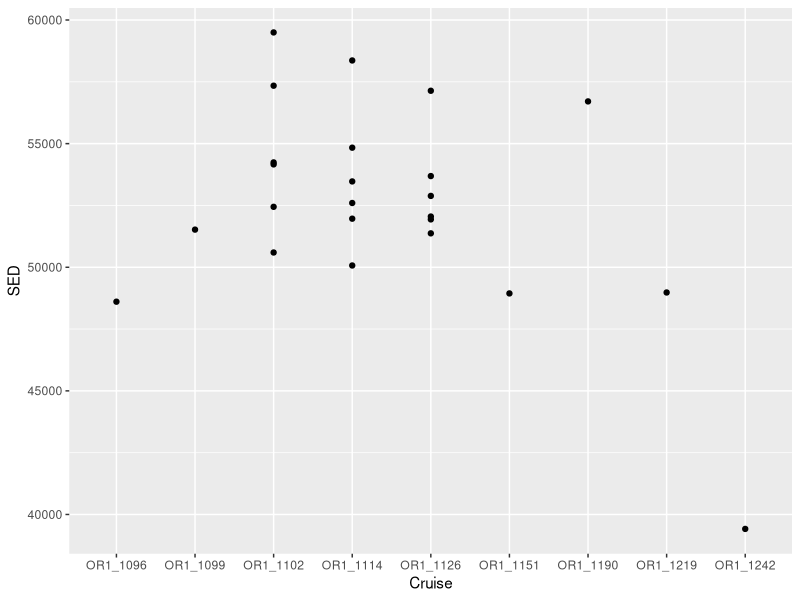
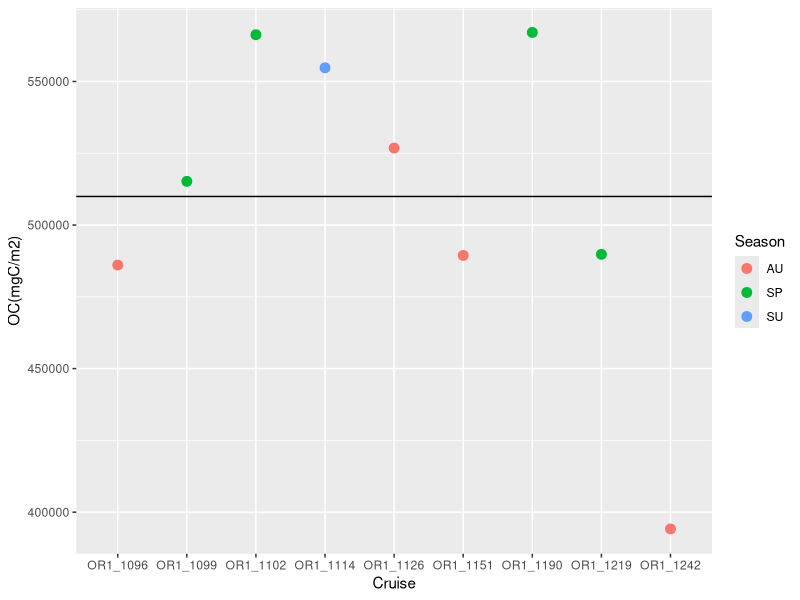

These charts were generated, in order, by the following R code:
rm(list = ls())
library(readxl)
library(dplyr)
library(writexl)
library(openxlsx)
#Sediment####
GPSC_sediment <- read_excel("data/GPSC_sediment/GPSC_sediment_2021.08.16_ysl.xlsx", 
                            col_types = c("text", "text", "text", 
                                          "text", "numeric", "numeric", "numeric", 
                                          "numeric", "numeric", "numeric", 
                                          "numeric", "numeric", "numeric", 
                                          "numeric", "numeric", "numeric", 
                                          "numeric", "text", "text", "numeric"))
GS1_sed<-GPSC_sediment %>% filter(Station=="GS1"&Cruise!="OR1_1132")%>%  filter(TOC!="NA")
colnames(GS1_sed)
volume<-pi*(10.5/2)^2*1#cm3
area<-pi*(10.5/2)^2/10000 #m2
density<-2.65#sediment bulk density g/cm3 (Eleftheriou, 2013)

y<- GS1_sed %>% 
  group_by(Cruise, Station, Deployment, Section,TOC)%>%
  summarise(OC=volume*TOC/100,#g
            SED=OC*1000/area) %>% #mg/m2
  group_by(Cruise, Station,Deployment,Section) %>% 
  summarise(SED=SED)
library(ggplot2)
y %>% 
  ggplot(aes(x = Cruise, y = SED))+
  geom_point()
ylab("OC(mgC/m2)")

multilayer<- c("OR1_1102","OR1_1114","OR1_1126")

# multilayer 0-5 cm
ml_0_5<- c("0-1", "1-2", "2-3", "3-4", "4-5")

ml_sum05<-subset(y, Cruise %in% multilayer & Section %in% ml_0_5, Cruise & SED) %>% 
  group_by(Cruise)  %>% 
  summarize(SED=sum(SED=SED))
ml_sum910<-y %>% 
  filter(Section=="9-10") %>%
  group_by(Cruise) %>% 
  summarise(SED=5*SED)
ml_sum<-rbind(ml_sum05,ml_sum910) %>% group_by(Cruise) %>% 
  summarise(SED=sum(SED))

`%!in%`<- Negate(`%in%`)

sing_sum<-subset(y, Cruise %!in% multilayer, Cruise & SED)%>%
  group_by(Cruise) %>% 
  summarize(SED=10*SED)
SEDsum<-rbind(sing_sum,ml_sum) %>% arrange(Cruise)
SEDsum
SEDsum<-data.frame(SEDsum,Season=c("AU","SP","SP","SU","AU","AU","SP","SP","AU"))


SEDsum %>% 
  ggplot(aes(x = Cruise, y = SED))+
  geom_point(aes(color =Season ),size=3)+
  ylab("OC(mgC/m2)")+
  geom_hline(yintercept = mean(SEDsum$SED))
mean(SEDsum$SED[1:8])
sd(SEDsum$SED[1:8])





